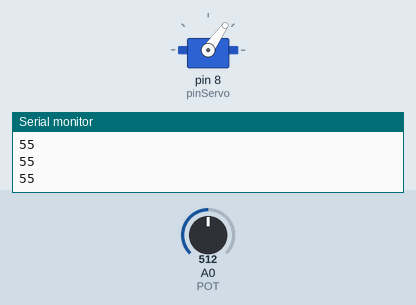
A sketch run on a simulated Arduino Uno, built with avr-gcc and run on an emulated ATmega328P. Shown: servo, the last lines printed to the serial monitor. The test bench sets the inputs (shaded band); at power-on: A0 (POT) = 512.

Above: at 1.2 s.
1.3 s: A0 (POT) set to 716
At 1.6 s:
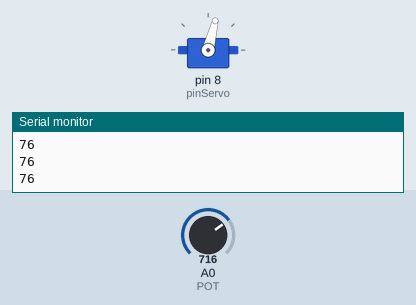
2.8 s: A0 (POT) set to 900
At 4.0 s:
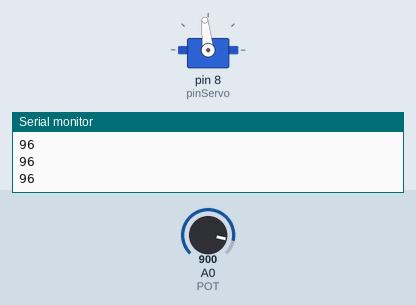
4.3 s: A0 (POT) set to 1023
At 4.9 s:
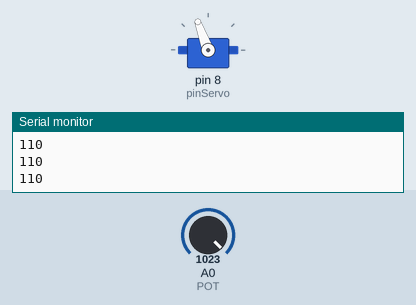
5.8 s: A0 (POT) set to 306
At 6.4 s:
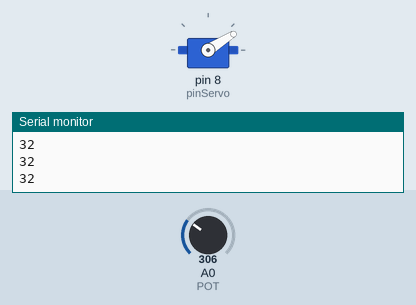
7.3 s: A0 (POT) set to 122
At 7.7 s:
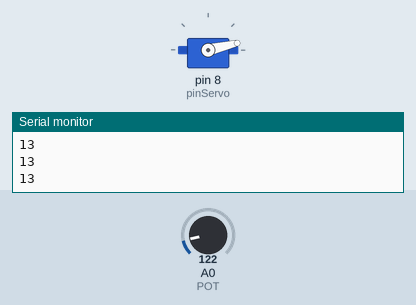
Timing chart, 0 to 9.8 s (numbered marks = the images above; inputs shaded):
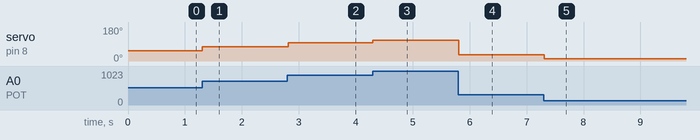

The sketch:

Servo_Potentciometr.ino
```cpp
#include <Servo.h> // подключение библиотеки Servo
#include <SoftwareSerial.h>
Servo servo1;
const int pinServo=8; // Пин для подключения сервопривода
const int POT=0; // Аналоговый вход A0 для подключения потенциометра
int valpot = 0; // переменная для хранения значения потенциометра
int angleServo = 0; // переменная для хранения угла поворота сервы
void setup()
{
// подключить переменную servo к выводу pinServo
servo1.attach(pinServo);
 Serial.begin(9600);
}
void loop()
{
valpot = analogRead(POT); // чтение данных потенциометра
// масштабируем значение к интервалу 0-180
angleServo=map(valpot,0,1023,0,110);
// поворот сервопривода на полученный угол
servo1.write(angleServo);
Serial.println(angleServo);
delay(15); // пауза для ожидания поворота сервопривода
}
```

Measured:
- after the input at 1.3 s, servo on pin 8 (pinServo): 55° → 76° at once
- after the input at 2.8 s, servo on pin 8 (pinServo): 76° → 96° at once
- after the input at 4.3 s, servo on pin 8 (pinServo): 96° → 110° at once
- after the input at 5.8 s, servo on pin 8 (pinServo): 110° → 32° at once
- after the input at 7.3 s, servo on pin 8 (pinServo): 32° → 13° at once
